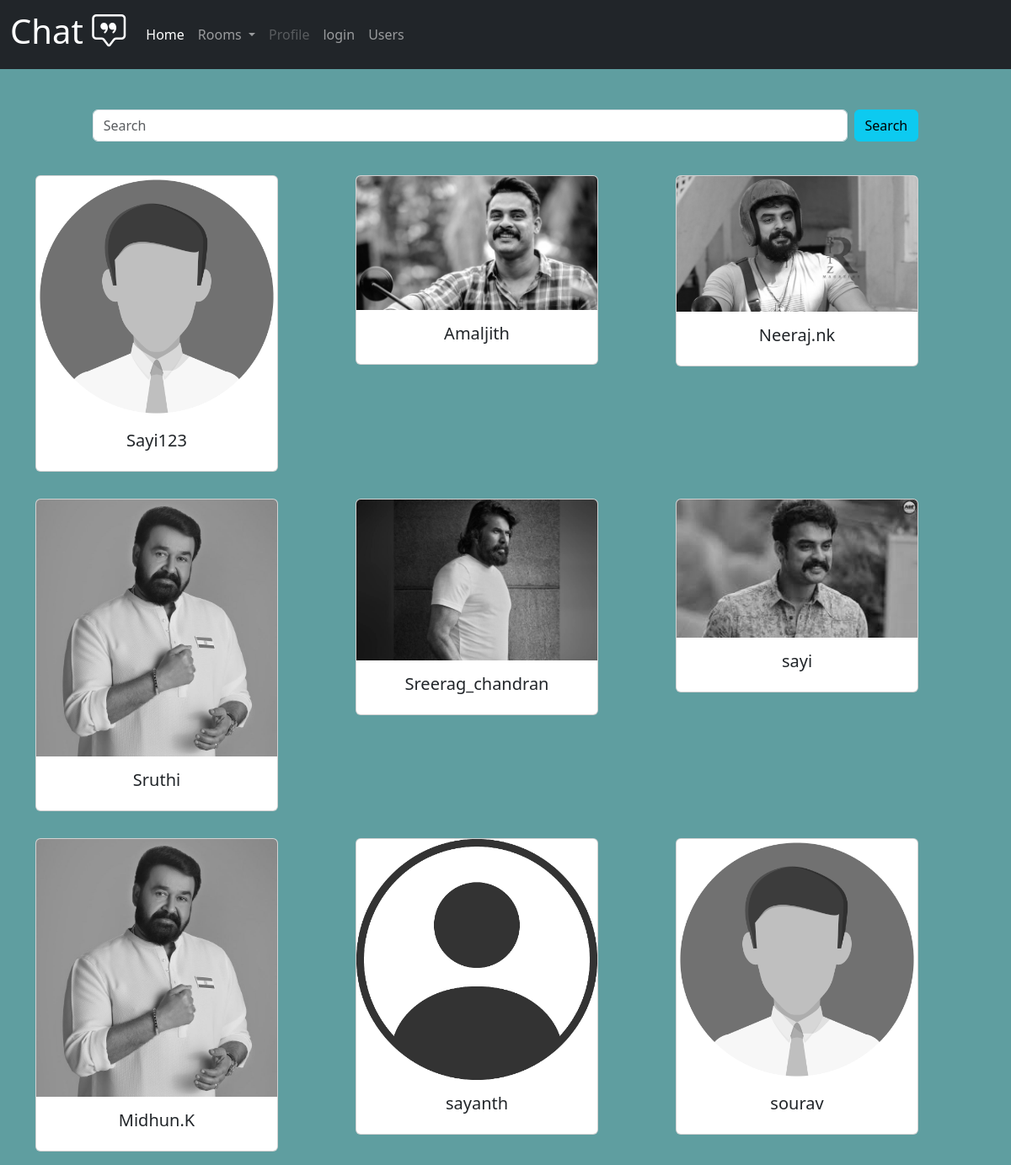
Page /user/chatusers on the committed database.
### user/models.py (models this page shows, shortened)
class User(AbstractUser):
    email=models.EmailField(unique=True,null=True)
    img=models.ImageField(default='user.png',null=True)
    class Meta:
        ordering=['-date_joined']
    USERNAME_FIELD='email'
    REQUIRED_FIELDS=[]

### user/views.py (the view)
# urls.py: path('chatusers',views.chatUsers,name='chatusers'),
def chatUsers(request):
    q=request.GET.get('q') if request.GET.get('q') != None else ''
    users=User.objects.filter(
        Q(username__icontains=q)
    )
    context={'users':users}
    return render(request,'chat_users.html',context)

### user/templates/chat_users.html (shortened to what this page needs)
{% extends 'main.html' %}
{% block content %}
<div id='search' class='mt-5'>
    <form class="d-flex container" role="search" method='GET' action="">
      <input class="form-control me-2" type="search" name='q' placeholder="Search" aria-label="Search">
      <button class="btn btn-info" type="submit">Search</button>
    </form>
  </div>
<br>
<div class='text-center' id='user'>
    {% if users %}
        <div class='row'>
            {% for user in users %}
                <div class='col-sm-4'>
                    <div class="card my-3" style="width: 18rem;">
                        <div  id='card'>
                            <img src={{user.img.url}} class="card-img-top" alt="...">
                        </div>
                        <div class="card-body">
                        <h5 class="card-title">{{user.username}}</h5>
                        </div>
                    </div>
                </div>
                <br>
            {% endfor %}
        </div>
    {% else %}
    <div>
        <h1>No user found !</h1>
    </div>
    {% endif %}
</div>
{% endblock content %}

### rows in the picture
User: img (placeholder picture), username "Sayi123"
User: img (picture), username "Amaljith"
User: img (picture), username "Neeraj.nk"
User: img (picture), username "Sruthi"
User: img (picture), username "Sreerag_chandran"
User: img (picture), username "sayi"
User: img (picture), username "Midhun.K"
User: img (placeholder picture), username "sayanth"
User: img (placeholder picture), username "sourav"
